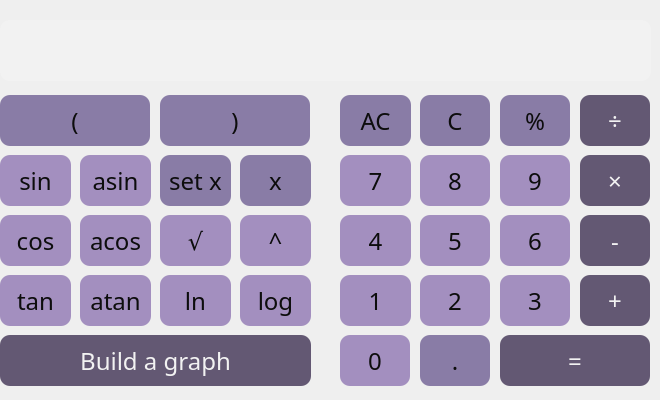
    <widget class="QWidget" name="tab_calc">
     <property name="cursor">
      <cursorShape>ArrowCursor</cursorShape>
     </property>
     <attribute name="title">
      <string>      Calculator      </string>
     </attribute>
     <widget class="QPushButton" name="pushButton_set_x">
      <property name="geometry">
       <rect>
        <x>160</x>
        <y>150</y>
        <width>71</width>
        <height>61</height>
       </rect>
      </property>
      <property name="font">
       <font>
        <family>TT Firs Neue</family>
        <pointsize>18</pointsize>
       </font>
      </property>
      <property name="cursor">
       <cursorShape>PointingHandCursor</cursorShape>
      </property>
      <property name="styleSheet">
       <string notr="true">QPushButton {
  background-color: #897CA6;
  margin: 5px 0px;
  border-radius: 10px;
  color: #0D0D0D
  
}
QPushButton:pressed {
    background-color:  #9489AE; 
}</string>
      </property>
      <property name="text">
       <string>set x</string>
      </property>
     </widget>
     <widget class="QPushButton" name="pushButton_asin">
      <property name="geometry">
       <rect>
        <x>80</x>
        <y>150</y>
        <width>71</width>
        <height>61</height>
       </rect>
      </property>
      <property name="font">
       <font>
        <family>TT Firs Neue</family>
        <pointsize>18</pointsize>
       </font>
      </property>
      <property name="cursor">
       <cursorShape>PointingHandCursor</cursorShape>
      </property>
      <property name="styleSheet">
       <string notr="true">QPushButton {
  background-color: #A38FBF;
  margin: 5px 0px;
  border-radius: 10px;
  color: #0D0D0D;
  
}
QPushButton:pressed {
    background-color: #AC9AC5;
}</string>
      </property>
      <property name="text">
       <string>asin</string>
      </property>
     </widget>
     <widget class="QPushButton" name="pushButton_mul">
      <property name="geometry">
       <rect>
        <x>580</x>
        <y>150</y>
        <width>70</width>
        <height>61</height>
       </rect>
      </property>
      <property name="sizePolicy">
       <sizepolicy hsizetype="Fixed" vsizetype="Fixed">
        <horstretch>0</horstretch>
        <verstretch>0</verstretch>
       </sizepolicy>
      </property>
      <property name="font">
       <font>
        <family>TT Firs Neue</family>
        <pointsize>18</pointsize>
       </font>
      </property>
      <property name="cursor">
       <cursorShape>PointingHandCursor</cursorShape>
      </property>
      <property name="styleSheet">
       <string notr="true">QPushButton {
  background-color: #635873;
  margin: 5px 0px;
  border-radius: 10px;
  color: #F2F2F2;
  
}
QPushButton:pressed {
    background-color: #726881; 
}</string>
      </property>
      <property name="text">
       <string>×</string>
      </property>
     </widget>
     <widget class="QPushButton" name="pushButton_ln">
      <property name="geometry">
       <rect>
        <x>160</x>
        <y>270</y>
        <width>71</width>
        <height>61</height>
       </rect>
      </property>
      <property name="font">
       <font>
        <family>TT Firs Neue</family>
        <pointsize>18</pointsize>
       </font>
      </property>
      <property name="cursor">
       <cursorShape>PointingHandCursor</cursorShape>
      </property>
      <property name="styleSheet">
       <string notr="true">QPushButton {
  background-color: #A38FBF;
  margin: 5px 0px;
  border-radius: 10px;
  color: #0D0D0D;
  
}
QPushButton:pressed {
    background-color: #AC9AC5;
}</string>
      </property>
      <property name="text">
       <string>ln</string>
      </property>
     </widget>
     <widget class="QPushButton" name="pushButton_atan">
      <property name="geometry">
       <rect>
        <x>80</x>
        <y>270</y>
        <width>71</width>
        <height>61</height>
       </rect>
      </property>
      <property name="font">
       <font>
        <family>TT Firs Neue</family>
        <pointsize>18</pointsize>
       </font>
      </property>
      <property name="cursor">
       <cursorShape>PointingHandCursor</cursorShape>
      </property>
      <property name="styleSheet">
       <string notr="true">QPushButton {
  background-color: #A38FBF;
  margin: 5px 0px;
  border-radius: 10px;
  color: #0D0D0D;
  
}
QPushButton:pressed {
    background-color: #AC9AC5;
}</string>
      </property>
      <property name="text">
       <string>atan</string>
      </property>
     </widget>
     <widget class="QPushButton" name="pushButton_plus">
      <property name="geometry">
       <rect>
        <x>580</x>
        <y>270</y>
        <width>70</width>
        <height>61</height>
       </rect>
      </property>
      <property name="sizePolicy">
       <sizepolicy hsizetype="Fixed" vsizetype="Fixed">
        <horstretch>0</horstretch>
        <verstretch>0</verstretch>
       </sizepolicy>
      </property>
      <property name="font">
       <font>
        <family>TT Firs Neue</family>
        <pointsize>18</pointsize>
       </font>
      </property>
      <property name="cursor">
       <cursorShape>PointingHandCursor</cursorShape>
      </property>
      <property name="styleSheet">
       <string notr="true">QPushButton {
  background-color: #635873;
  margin: 5px 0px;
  border-radius: 10px;
  color: #F2F2F2;
  
}
QPushButton:pressed {
    background-color: #726881; 
}</string>
      </property>
      <property name="text">
       <string>+</string>
      </property>
     </widget>
     <widget class="QPushButton" name="pushButton_pow">
      <property name="geometry">
       <rect>
        <x>240</x>
        <y>210</y>
        <width>71</width>
        <height>61</height>
       </rect>
      </property>
      <property name="font">
       <font>
        <family>TT Firs Neue</family>
        <pointsize>18</pointsize>
       </font>
      </property>
      <property name="cursor">
       <cursorShape>PointingHandCursor</cursorShape>
      </property>
      <property name="styleSheet">
       <string notr="true">QPushButton {
  background-color: #A38FBF;
  margin: 5px 0px;
  border-radius: 10px;
  color: #0D0D0D;
  
}
QPushButton:pressed {
    background-color: #AC9AC5;
}</string>
      </property>
      <property name="text">
       <string>^</string>
      </property>
     </widget>
     <widget class="QPushButton" name="pushButton_cos">
      <property name="geometry">
       <rect>
        <x>0</x>
        <y>210</y>
        <width>71</width>
        <height>61</height>
       </rect>
      </property>
      <property name="font">
       <font>
        <family>TT Firs Neue</family>
        <pointsize>18</pointsize>
       </font>
      </property>
      <property name="cursor">
       <cursorShape>PointingHandCursor</cursorShape>
      </property>
      <property name="styleSheet">
       <string notr="true">QPushButton {
  background-color: #A38FBF;
  margin: 5px 0px;
  border-radius: 10px;
  color: #0D0D0D;
  
}
QPushButton:pressed {
    background-color: #AC9AC5;
}</string>
      </property>
      <property name="text">
       <string>cos</string>
      </property>
     </widget>
     <widget class="QPushButton" name="pushButton_0">
      <property name="geometry">
       <rect>
        <x>340</x>
        <y>330</y>
        <width>70</width>
        <height>61</height>
       </rect>
      </property>
      <property name="font">
       <font>
        <family>TT Firs Neue</family>
        <pointsize>18</pointsize>
       </font>
      </property>
      <property name="cursor">
       <cursorShape>PointingHandCursor</cursorShape>
      </property>
      <property name="styleSheet">
       <string notr="true">QPushButton {
  background-color: #A38FBF;
  margin: 5px 0px;
  border-radius: 10px;
  color: #0D0D0D;
  
}
QPushButton:pressed {
    background-color: #AC9AC5;
}</string>
      </property>
      <property name="text">
       <string>0</string>
      </property>
     </widget>
     <widget class="QPushButton" name="pushButton_mod">
      <property name="geometry">
       <rect>
        <x>500</x>
        <y>90</y>
        <width>70</width>
        <height>61</height>
       </rect>
      </property>
      <property name="font">
       <font>
        <family>TT Firs Neue</family>
        <pointsize>18</pointsize>
       </font>
      </property>
      <property name="cursor">
       <cursorShape>PointingHandCursor</cursorShape>
      </property>
      <property name="styleSheet">
       <string notr="true">QPushButton {
  background-color: #897CA6;
  margin: 5px 0px;
  border-radius: 10px;
  color: #0D0D0D
  
}
QPushButton:pressed {
    background-color:  #9489AE; 
}</string>
      </property>
      <property name="text">
       <string>%</string>
      </property>
     </widget>
     <widget class="QPushButton" name="pushButton_div">
      <property name="geometry">
       <rect>
        <x>580</x>
        <y>90</y>
        <width>70</width>
        <height>61</height>
       </rect>
      </property>
      <property name="sizePolicy">
       <sizepolicy hsizetype="Fixed" vsizetype="Fixed">
        <horstretch>0</horstretch>
        <verstretch>0</verstretch>
       </sizepolicy>
      </property>
      <property name="font">
       <font>
        <family>TT Firs Neue</family>
        <pointsize>18</pointsize>
       </font>
      </property>
      <property name="cursor">
       <cursorShape>PointingHandCursor</cursorShape>
      </property>
      <property name="styleSheet">
       <string notr="true">QPushButton {
  background-color: #635873;
  margin: 5px 0px;
  border-radius: 10px;
  color: #F2F2F2;
  
}
QPushButton:pressed {
    background-color: #726881; 
}</string>
      </property>
      <property name="text">
       <string>÷</string>
      </property>
     </widget>
     <widget class="QPushButton" name="pushButton_log">
      <property name="geometry">
       <rect>
        <x>240</x>
        <y>270</y>
        <width>71</width>
        <height>61</height>
       </rect>
      </property>
      <property name="font">
       <font>
        <family>TT Firs Neue</family>
        <pointsize>18</pointsize>
       </font>
      </property>
      <property name="cursor">
       <cursorShape>PointingHandCursor</cursorShape>
      </property>
      <property name="styleSheet">
       <string notr="true">QPushButton {
  background-color: #A38FBF;
  margin: 5px 0px;
  border-radius: 10px;
  color: #0D0D0D;
  
}
QPushButton:pressed {
    background-color: #AC9AC5;
}</string>
      </property>
      <property name="text">
       <string>log</string>
      </property>
     </widget>
     <widget class="QPushButton" name="pushButton_4">
      <property name="geometry">
       <rect>
        <x>340</x>
        <y>210</y>
        <width>71</width>
        <height>61</height>
       </rect>
      </property>
      <property name="font">
       <font>
        <family>TT Firs Neue</family>
        <pointsize>18</pointsize>
       </font>
      </property>
      <property name="cursor">
       <cursorShape>PointingHandCursor</cursorShape>
      </property>
      <property name="styleSheet">
       <string notr="true">QPushButton {
  background-color: #A38FBF;
  margin: 5px 0px;
  border-radius: 10px;
  color: #0D0D0D;
  
}
QPushButton:pressed {
    background-color: #AC9AC5;
}</string>
      </property>
      <property name="text">
       <string>4</string>
      </property>
     </widget>
     <widget class="QPushButton" name="pushButton_x">
      <property name="geometry">
       <rect>
        <x>240</x>
        <y>150</y>
        <width>71</width>
        <height>61</height>
       </rect>
      </property>
      <property name="font">
       <font>
        <family>TT Firs Neue</family>
        <pointsize>18</pointsize>
       </font>
      </property>
      <property name="cursor">
       <cursorShape>PointingHandCursor</cursorShape>
      </property>
      <property name="styleSheet">
       <string notr="true">QPushButton {
  background-color: #897CA6;
  margin: 5px 0px;
  border-radius: 10px;
  color: #0D0D0D
  
}
QPushButton:pressed {
    background-color:  #9489AE; 
}</string>
      </property>
      <property name="text">
       <string>x</string>
      </property>
     </widget>
     <widget class="QPushButton" name="pushButton_build">
      <property name="geometry">
       <rect>
        <x>0</x>
        <y>330</y>
        <width>311</width>
        <height>61</height>
       </rect>
      </property>
      <property name="font">
       <font>
        <family>TT Firs Neue</family>
        <pointsize>18</pointsize>
       </font>
      </property>
      <property name="cursor">
       <cursorShape>PointingHandCursor</cursorShape>
      </property>
      <property name="styleSheet">
       <string notr="true">QPushButton {
  background-color: #635873;
  margin: 5px 0px;
  border-radius: 10px;
  color: #F2F2F2;
  
}
QPushButton:pressed {
    background-color: #726881; 
}</string>
      </property>
      <property name="text">
       <string>Build a graph</string>
      </property>
     </widget>
     <widget class="QPushButton" name="pushButton_open_br">
      <property name="geometry">
       <rect>
        <x>0</x>
        <y>90</y>
        <width>150</width>
        <height>61</height>
       </rect>
      </property>
      <property name="font">
       <font>
        <family>TT Firs Neue</family>
        <pointsize>18</pointsize>
       </font>
      </property>
      <property name="cursor">
       <cursorShape>PointingHandCursor</cursorShape>
      </property>
      <property name="styleSheet">
       <string notr="true">QPushButton {
  background-color: #897CA6;
  margin: 5px 0px;
  border-radius: 10px;
  color: #0D0D0D
  
}
QPushButton:pressed {
    background-color:  #9489AE; 
}</string>
      </property>
      <property name="text">
       <string>(</string>
      </property>
     </widget>
     <widget class="QPushButton" name="pushButton_sin">
      <property name="geometry">
       <rect>
        <x>0</x>
        <y>150</y>
        <width>71</width>
        <height>61</height>
       </rect>
      </property>
      <property name="font">
       <font>
        <family>TT Firs Neue</family>
        <pointsize>18</pointsize>
       </font>
      </property>
      <property name="cursor">
       <cursorShape>PointingHandCursor</cursorShape>
      </property>
      <property name="styleSheet">
       <string notr="true">QPushButton {
  background-color: #A38FBF;
  margin: 5px 0px;
  border-radius: 10px;
  color: #0D0D0D;
  
}
QPushButton:pressed {
    background-color: #AC9AC5;
}</string>
      </property>
      <property name="text">
       <string>sin</string>
      </property>
     </widget>
     <widget class="QPushButton" name="pushButton_9">
      <property name="geometry">
       <rect>
        <x>500</x>
        <y>150</y>
        <width>70</width>
        <height>61</height>
       </rect>
      </property>
      <property name="font">
       <font>
        <family>TT Firs Neue</family>
        <pointsize>18</pointsize>
       </font>
      </property>
      <property name="cursor">
       <cursorShape>PointingHandCursor</cursorShape>
      </property>
      <property name="styleSheet">
       <string notr="true">QPushButton {
  background-color: #A38FBF;
  margin: 5px 0px;
  border-radius: 10px;
  color: #0D0D0D;
  
}
QPushButton:pressed {
    background-color: #AC9AC5;
}</string>
      </property>
      <property name="text">
       <string>9</string>
      </property>
     </widget>
     <widget class="QPushButton" name="pushButton_close_br">
      <property name="geometry">
       <rect>
        <x>160</x>
        <y>90</y>
        <width>150</width>
        <height>61</height>
       </rect>
      </property>
      <property name="font">
       <font>
        <family>TT Firs Neue</family>
        <pointsize>18</pointsize>
       </font>
      </property>
      <property name="cursor">
       <cursorShape>PointingHandCursor</cursorShape>
      </property>
      <property name="styleSheet">
       <string notr="true">QPushButton {
  background-color: #897CA6;
  margin: 5px 0px;
  border-radius: 10px;
  color: #0D0D0D
  
}
QPushButton:pressed {
    background-color:  #9489AE; 
}</string>
      </property>
      <property name="text">
       <string>)</string>
      </property>
     </widget>
     <widget class="QPushButton" name="pushButton_7">
      <property name="geometry">
       <rect>
        <x>340</x>
        <y>150</y>
        <width>71</width>
        <height>61</height>
       </rect>
      </property>
      <property name="font">
       <font>
        <family>TT Firs Neue</family>
        <pointsize>18</pointsize>
       </font>
      </property>
      <property name="cursor">
       <cursorShape>PointingHandCursor</cursorShape>
      </property>
      <property name="styleSheet">
       <string notr="true">QPushButton {
  background-color: #A38FBF;
  margin: 5px 0px;
  border-radius: 10px;
  color: #0D0D0D;
  
}
QPushButton:pressed {
    background-color: #AC9AC5;
}</string>
      </property>
      <property name="text">
       <string>7</string>
      </property>
     </widget>
     <widget class="QPushButton" name="pushButton_8">
      <property name="geometry">
       <rect>
        <x>420</x>
        <y>150</y>
        <width>70</width>
        <height>61</height>
       </rect>
      </property>
      <property name="font">
       <font>
        <family>TT Firs Neue</family>
        <pointsize>18</pointsize>
       </font>
      </property>
      <property name="cursor">
       <cursorShape>PointingHandCursor</cursorShape>
      </property>
      <property name="styleSheet">
       <string notr="true">QPushButton {
  background-color: #A38FBF;
  margin: 5px 0px;
  border-radius: 10px;
  color: #0D0D0D;
  
}
QPushButton:pressed {
    background-color: #AC9AC5;
}</string>
      </property>
      <property name="text">
       <string>8</string>
      </property>
     </widget>
     <widget class="QPushButton" name="pushButton_tan">
      <property name="geometry">
       <rect>
        <x>0</x>
        <y>270</y>
        <width>71</width>
        <height>61</height>
       </rect>
      </property>
      <property name="font">
       <font>
        <family>TT Firs Neue</family>
        <pointsize>18</pointsize>
       </font>
      </property>
      <property name="cursor">
       <cursorShape>PointingHandCursor</cursorShape>
      </property>
      <property name="styleSheet">
       <string notr="true">QPushButton {
  background-color: #A38FBF;
  margin: 5px 0px;
  border-radius: 10px;
  color: #0D0D0D;
  
}
QPushButton:pressed {
    background-color: #AC9AC5;
}</string>
      </property>
      <property name="text">
       <string>tan</string>
      </property>
     </widget>
     <widget class="QPushButton" name="pushButton_dot">
      <property name="geometry">
       <rect>
        <x>420</x>
        <y>330</y>
        <width>70</width>
        <height>61</height>
       </rect>
      </property>
      <property name="font">
       <font>
        <family>TT Firs Neue</family>
        <pointsize>18</pointsize>
       </font>
      </property>
      <property name="cursor">
       <cursorShape>PointingHandCursor</cursorShape>
      </property>
      <property name="styleSheet">
       <string notr="true">QPushButton {
  background-color: #897CA6;
  margin: 5px 0px;
  border-radius: 10px;
  color: #0D0D0D;
  
}
QPushButton:pressed {
    background-color: #9489AE;
}</string>
      </property>
      <property name="text">
       <string>.</string>
      </property>
     </widget>
     <widget class="QPushButton" name="pushButton_2">
      <property name="geometry">
       <rect>
        <x>420</x>
        <y>270</y>
        <width>70</width>
        <height>61</height>
       </rect>
      </property>
      <property name="font">
       <font>
        <family>TT Firs Neue</family>
        <pointsize>18</pointsize>
       </font>
      </property>
      <property name="cursor">
       <cursorShape>PointingHandCursor</cursorShape>
      </property>
      <property name="styleSheet">
       <string notr="true">QPushButton {
  background-color: #A38FBF;
  margin: 5px 0px;
  border-radius: 10px;
  color: #0D0D0D;
  
}
QPushButton:pressed {
    background-color: #AC9AC5;
}</string>
      </property>
      <property name="text">
       <string>2</string>
      </property>
     </widget>
     <widget class="QPushButton" name="pushButton_del">
      <property name="geometry">
       <rect>
        <x>420</x>
        <y>90</y>
        <width>70</width>
        <height>61</height>
       </rect>
      </property>
      <property name="font">
       <font>
        <family>TT Firs Neue</family>
        <pointsize>18</pointsize>
       </font>
      </property>
      <property name="cursor">
       <cursorShape>PointingHandCursor</cursorShape>
      </property>
      <property name="styleSheet">
       <string notr="true">QPushButton {
  background-color: #897CA6;
  margin: 5px 0px;
  border-radius: 10px;
  color: #0D0D0D
  
}
QPushButton:pressed {
    background-color:  #9489AE; 
}</string>
      </property>
      <property name="text">
       <string>C</string>
      </property>
     </widget>
     <widget class="QPushButton" name="pushButton_sqrt">
      <property name="geometry">
       <rect>
        <x>160</x>
        <y>210</y>
        <width>71</width>
        <height>61</height>
       </rect>
      </property>
      <property name="font">
       <font>
        <family>TT Firs Neue</family>
        <pointsize>18</pointsize>
       </font>
      </property>
      <property name="cursor">
       <cursorShape>PointingHandCursor</cursorShape>
      </property>
      <property name="styleSheet">
       <string notr="true">QPushButton {
  background-color: #A38FBF;
  margin: 5px 0px;
  border-radius: 10px;
  color: #0D0D0D;
  
}
QPushButton:pressed {
    background-color: #AC9AC5;
}</string>
      </property>
      <property name="text">
       <string>√</string>
      </property>
     </widget>
     <widget class="QPushButton" name="pushButton_3">
      <property name="geometry">
       <rect>
        <x>500</x>
        <y>270</y>
        <width>70</width>
        <height>61</height>
       </rect>
      </property>
      <property name="font">
       <font>
        <family>TT Firs Neue</family>
        <pointsize>18</pointsize>
       </font>
      </property>
      <property name="cursor">
       <cursorShape>PointingHandCursor</cursorShape>
      </property>
      <property name="styleSheet">
       <string notr="true">QPushButton {
  background-color: #A38FBF;
  margin: 5px 0px;
  border-radius: 10px;
  color: #0D0D0D;
  
}
QPushButton:pressed {
    background-color: #AC9AC5;
}</string>
      </property>
      <property name="text">
       <string>3</string>
      </property>
     </widget>
     <widget class="QPushButton" name="pushButton_full_del">
      <property name="geometry">
       <rect>
        <x>340</x>
        <y>90</y>
        <width>71</width>
        <height>61</height>
       </rect>
      </property>
      <property name="font">
       <font>
        <family>TT Firs Neue</family>
        <pointsize>18</pointsize>
       </font>
      </property>
      <property name="cursor">
       <cursorShape>PointingHandCursor</cursorShape>
      </property>
      <property name="styleSheet">
       <string notr="true">QPushButton {
  background-color: #897CA6;
  margin: 5px 0px;
  border-radius: 10px;
  color: #0D0D0D
  
}
QPushButton:pressed {
    background-color:  #9489AE; 
}</string>
      </property>
      <property name="text">
       <string>AC</string>
      </property>
     </widget>
     <widget class="QPushButton" name="pushButton_5">
      <property name="geometry">
       <rect>
        <x>420</x>
        <y>210</y>
        <width>70</width>
        <height>61</height>
       </rect>
      </property>
      <property name="font">
       <font>
        <family>TT Firs Neue</family>
        <pointsize>18</pointsize>
       </font>
      </property>
      <property name="cursor">
       <cursorShape>PointingHandCursor</cursorShape>
      </property>
      <property name="styleSheet">
       <string notr="true">QPushButton {
  background-color: #A38FBF;
  margin: 5px 0px;
  border-radius: 10px;
  color: #0D0D0D;
  
}
QPushButton:pressed {
    background-color: #AC9AC5;
}</string>
      </property>
      <property name="text">
       <string>5</string>
      </property>
     </widget>
     <widget class="QPushButton" name="pushButton_acos">
      <property name="geometry">
       <rect>
        <x>80</x>
        <y>210</y>
        <width>71</width>
        <height>61</height>
       </rect>
      </property>
      <property name="font">
       <font>
        <family>TT Firs Neue</family>
        <pointsize>18</pointsize>
       </font>
      </property>
      <property name="cursor">
       <cursorShape>PointingHandCursor</cursorShape>
      </property>
      <property name="styleSheet">
       <string notr="true">QPushButton {
  background-color: #A38FBF;
  margin: 5px 0px;
  border-radius: 10px;
  color: #0D0D0D;
  
}
QPushButton:pressed {
    background-color: #AC9AC5;
}</string>
      </property>
      <property name="text">
       <string>acos</string>
      </property>
     </widget>
     <widget class="QLabel" name="result_show">
      <property name="geometry">
       <rect>
        <x>0</x>
        <y>20</y>
        <width>651</width>
        <height>61</height>
       </rect>
      </property>
      <property name="font">
       <font>
        <family>TT Firs Neue</family>
        <pointsize>18</pointsize>
       </font>
      </property>
      <property name="styleSheet">
       <string notr="true">QLabel {
  qproperty-alignment: 'AlignVCenter | AlignRight';
  background-color: #F2F2F2;
  border-radius: 10px;
  color: #0D0D0D;
  padding: 10px;
}</string>
      </property>
      <property name="text">
       <string/>
      </property>
     </widget>
     <widget class="QPushButton" name="pushButton_equal">
      <property name="enabled">
       <bool>true</bool>
      </property>
      <property name="geometry">
       <rect>
        <x>500</x>
        <y>330</y>
        <width>150</width>
        <height>61</height>
       </rect>
      </property>
      <property name="font">
       <font>
        <family>TT Firs Neue</family>
        <pointsize>18</pointsize>
       </font>
      </property>
      <property name="cursor">
       <cursorShape>PointingHandCursor</cursorShape>
      </property>
      <property name="styleSheet">
       <string notr="true">QPushButton {
  background-color: #635873;
  margin: 5px 0px;
  border-radius: 10px;
  color: #F2F2F2;
  
}
QPushButton:pressed {
    background-color: #726881; 
}</string>
      </property>
      <property name="text">
       <string>=</string>
      </property>
     </widget>
     <widget class="QPushButton" name="pushButton_1">
      <property name="geometry">
       <rect>
        <x>340</x>
        <y>270</y>
        <width>71</width>
        <height>61</height>
       </rect>
      </property>
      <property name="font">
       <font>
        <family>TT Firs Neue</family>
        <pointsize>18</pointsize>
       </font>
      </property>
      <property name="cursor">
       <cursorShape>PointingHandCursor</cursorShape>
      </property>
      <property name="styleSheet">
       <string notr="true">QPushButton {
  background-color: #A38FBF;
  margin: 5px 0px;
  border-radius: 10px;
  color: #0D0D0D;
  
}
QPushButton:pressed {
    background-color: #AC9AC5;
}</string>
      </property>
      <property name="text">
       <string>1</string>
      </property>
     </widget>
     <widget class="QPushButton" name="pushButton_min">
      <property name="geometry">
       <rect>
        <x>580</x>
        <y>210</y>
        <width>70</width>
        <height>61</height>
       </rect>
      </property>
      <property name="sizePolicy">
       <sizepolicy hsizetype="Fixed" vsizetype="Fixed">
        <horstretch>0</horstretch>
        <verstretch>0</verstretch>
       </sizepolicy>
      </property>
      <property name="font">
       <font>
        <family>TT Firs Neue</family>
        <pointsize>18</pointsize>
       </font>
      </property>
      <property name="cursor">
       <cursorShape>PointingHandCursor</cursorShape>
      </property>
      <property name="styleSheet">
       <string notr="true">QPushButton {
  background-color: #635873;
  margin: 5px 0px;
  border-radius: 10px;
  color: #F2F2F2;
  
}
QPushButton:pressed {
    background-color: #726881; 
}</string>
      </property>
      <property name="text">
       <string>-</string>
      </property>
     </widget>
     <widget class="QPushButton" name="pushButton_6">
      <property name="geometry">
       <rect>
        <x>500</x>
        <y>210</y>
        <width>70</width>
        <height>61</height>
       </rect>
      </property>
      <property name="font">
       <font>
        <family>TT Firs Neue</family>
        <pointsize>18</pointsize>
       </font>
      </property>
      <property name="cursor">
       <cursorShape>PointingHandCursor</cursorShape>
      </property>
      <property name="styleSheet">
       <string notr="true">QPushButton {
  background-color: #A38FBF;
  margin: 5px 0px;
  border-radius: 10px;
  color: #0D0D0D;
  
}
QPushButton:pressed {
    background-color: #AC9AC5;
}</string>
      </property>
      <property name="text">
       <string>6</string>
      </property>
     </widget>
    </widget>
